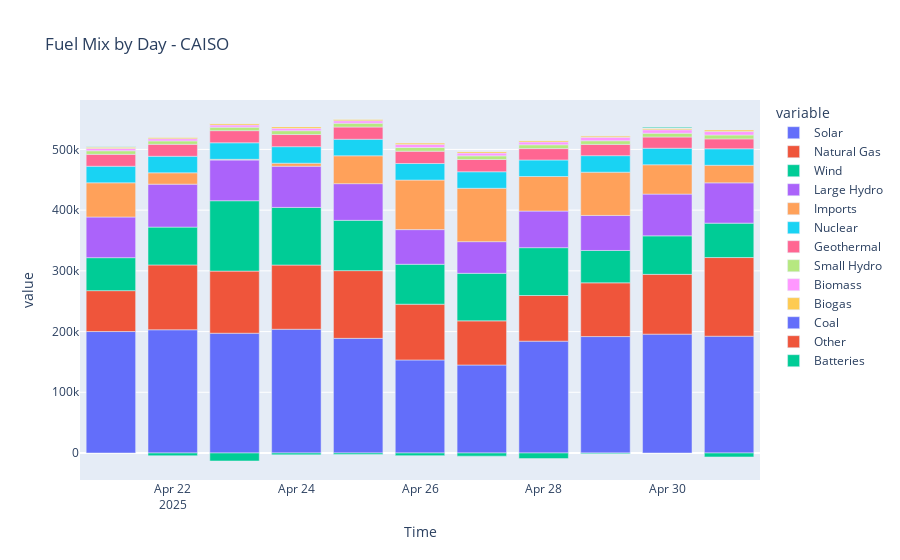

Here is the notebook cell this chart was saved with:
### Code cell
hourly_mix = mix_df.set_index("Time").resample("H").mean()

daily_mix = (
    hourly_mix
    .select_dtypes(include='number')
    .resample("D").sum()
    .reset_index()
    .iloc[1:-1]
)

top_sources = daily_mix.drop(columns=["Time"]).sum().sort_values(ascending=False).index.tolist()
fig = px.bar(daily_mix, x="Time", y=top_sources, title="Fuel Mix by Day - CAISO")
fig.show()
